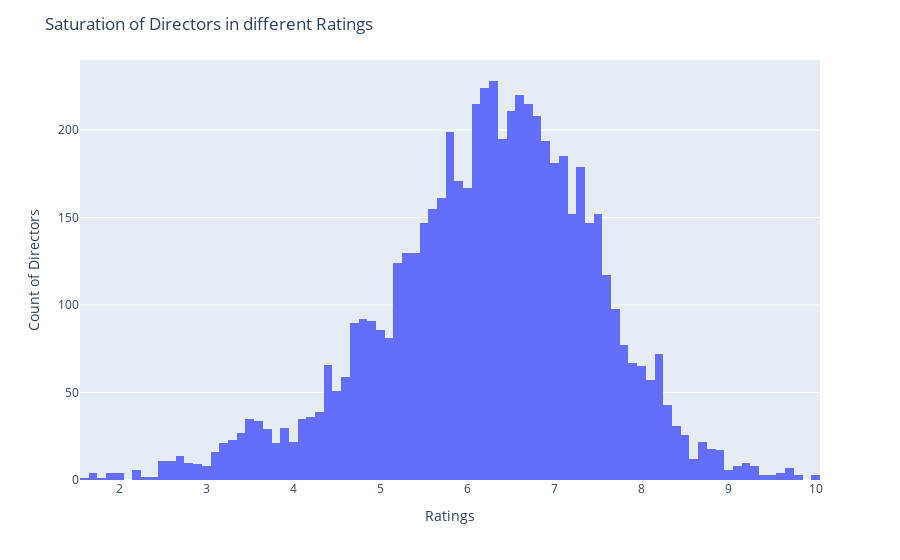

Notebook code cell kept with this figure:
### Markdown cell above
## Figure 1: Saturation of Directors in Different Ratings

### Code cell
fig1 = px.histogram(dt, x = 'Avg_Ratings')
fig1.update_layout(title = 'Saturation of Directors in different Ratings',
                   xaxis_title = 'Ratings',
                   yaxis_title = 'Count of Directors')
fig1.show()

### Figure 1 — Plotly figure (JSON) as saved in the notebook; plotly's stock layout.template omitted (floating-point values rounded to 4 significant figures; data arrays with more than 128 entries replaced by an {"elided": "..."} marker saying what was removed)
{"data": [{"alignmentgroup": "True", "bingroup": "x", "hovertemplate": "Avg_Ratings=%{x}<br>count=%{y}<extra></extra>", "legendgroup": "", "marker": {"color": "#636efa", "pattern": {"shape": ""}}, "name": "", "offsetgroup": "", "orientation": "v", "showlegend": false, "type": "histogram", "x": {"elided": "6934 float values"}, "xaxis": "x", "yaxis": "y"}], "layout": {"barmode": "relative", "legend": {"tracegroupgap": 0}, "margin": {"t": 60}, "title": {"text": "Saturation of Directors in different Ratings"}, "xaxis": {"anchor": "y", "domain": [0, 1], "title": {"text": "Ratings"}}, "yaxis": {"anchor": "x", "domain": [0, 1], "title": {"text": "Count of Directors"}}}}
